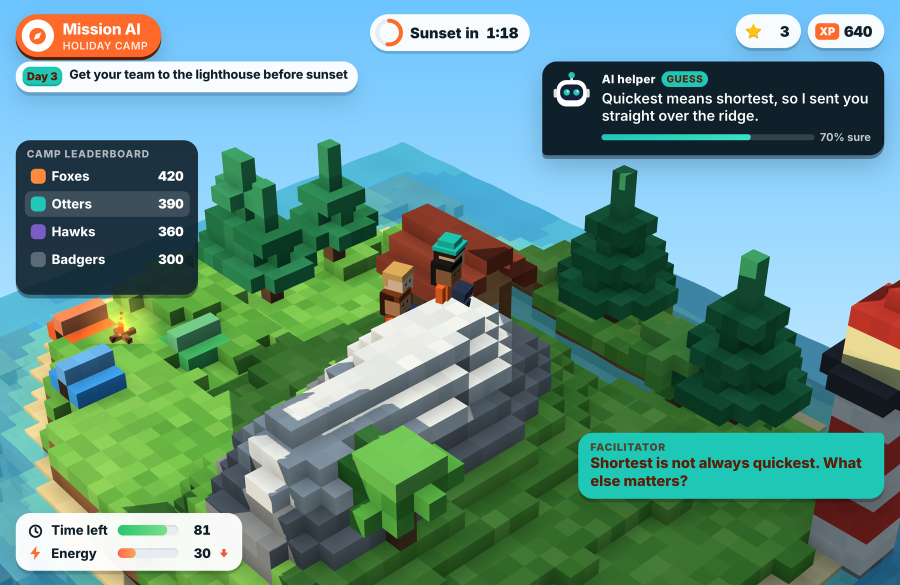
#> input picture deltaopslearning-brochure/img/game-camp-ask.jpg, 1800 x 1170 px (shown at 1/2 size); its folder holds 4 pictures in this run
$ python screen-images.py
#> lines starting #> are read from the running program, lines starting #| are printed output that depends on the picture
"""Lighter copies of the images for the digital (email) PDF, about 150 to 200 dpi at their
placed sizes. Run after changing anything in img/. Needs Pillow.
Usage: python tools/screen-images.py"""
import os, glob
from PIL import Image
root = os.path.join(os.path.dirname(os.path.abspath(__file__)), '..', 'img')
os.makedirs(os.path.join(root, 'screen'), exist_ok=True)
for f in sorted(glob.glob(os.path.join(root, '*.png')) + glob.glob(os.path.join(root, '*.jpg'))):
    im = Image.open(f); w, h = im.size
#> further down, im is the input picture: PIL image 1800x1170 RGB; mean R, G, B 96.9, 143.2, 133.7
#> after `w, h = im.size`: w = 1800; h = 1170
    k = 0.55 if w > 1000 else 0.7
#> k = 0.55
    im = im.resize((round(w * k), round(h * k)), Image.LANCZOS)
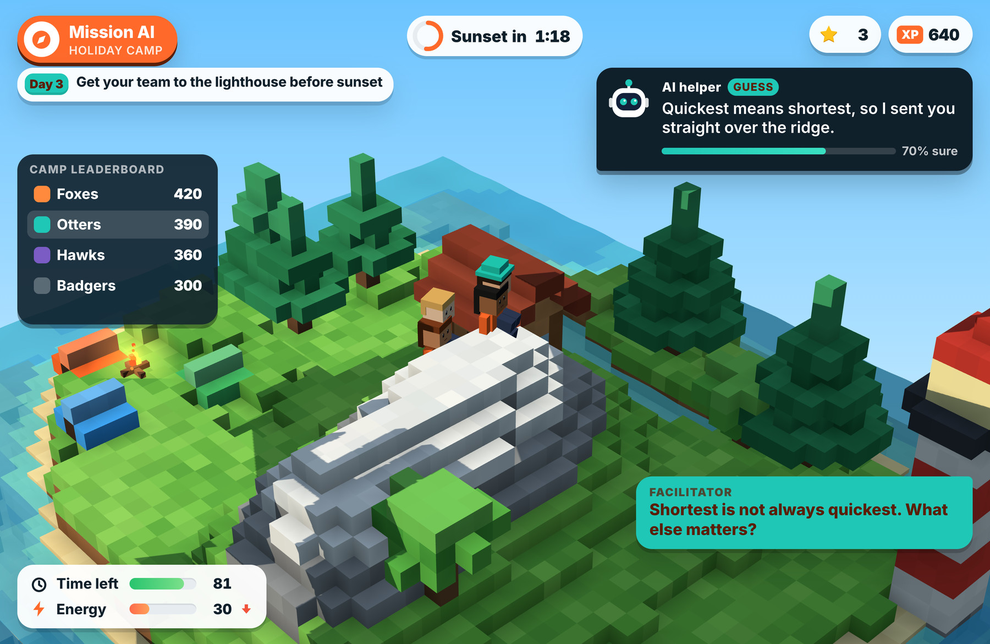
#> im: PIL image 990x644 RGB; mean R, G, B 96.9, 143.1, 133.6
    out = os.path.join(root, 'screen', os.path.basename(f))
    if f.endswith('.png'): im.save(out, optimize=True)
    else: im.convert('RGB').save(out, quality=84, optimize=True)
    print(os.path.basename(f), im.size, os.path.getsize(out) // 1024, 'KB')
#| game-camp-ask.jpg (990, 644) 111 KB
#> pass 2 of the loop `for f in sorted(glob.glob(os.path.join(root, '*.png')) + glob.glob(os...`:
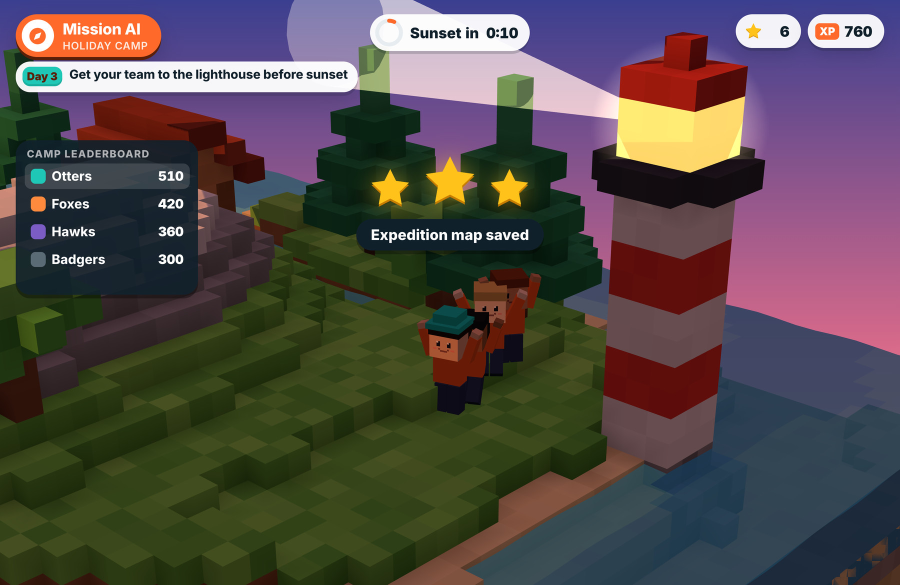
#> input picture deltaopslearning-brochure/img/game-camp.jpg, 1800 x 1170 px (shown at 1/2 size)
#> im is the input picture: PIL image 1800x1170 RGB; mean R, G, B 82.6, 74.3, 72.4
#> `im = im.resize((round(w * k), round(h * k)), Image.LANCZOS)`:
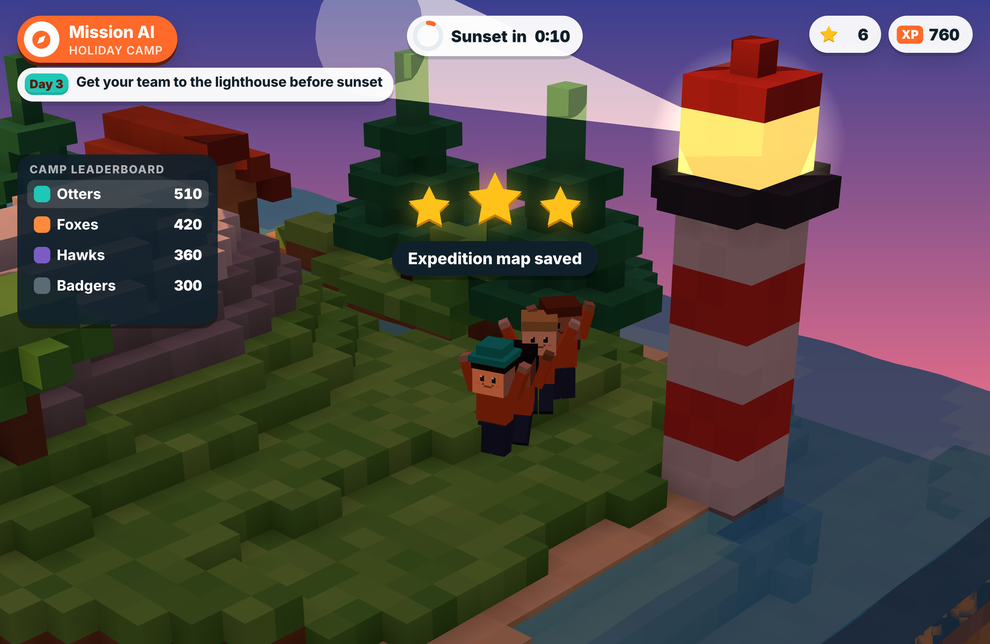
#> im: PIL image 990x644 RGB; mean R, G, B 82.6, 74.3, 72.4
#| game-camp.jpg (990, 644) 73 KB
#> pass 3 of the loop `for f in sorted(glob.glob(os.path.join(root, '*.png')) + glob.glob(os...`:
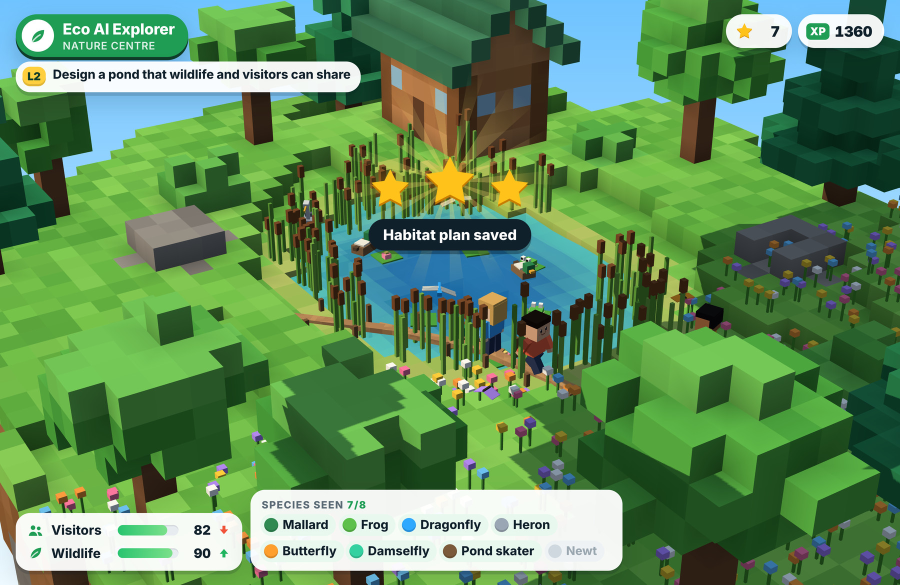
#> input picture deltaopslearning-brochure/img/game-eco.jpg, 1800 x 1170 px (shown at 1/2 size)
#> im is the input picture: PIL image 1800x1170 RGB; mean R, G, B 93.6, 139.5, 88.7
#> `im = im.resize((round(w * k), round(h * k)), Image.LANCZOS)`:
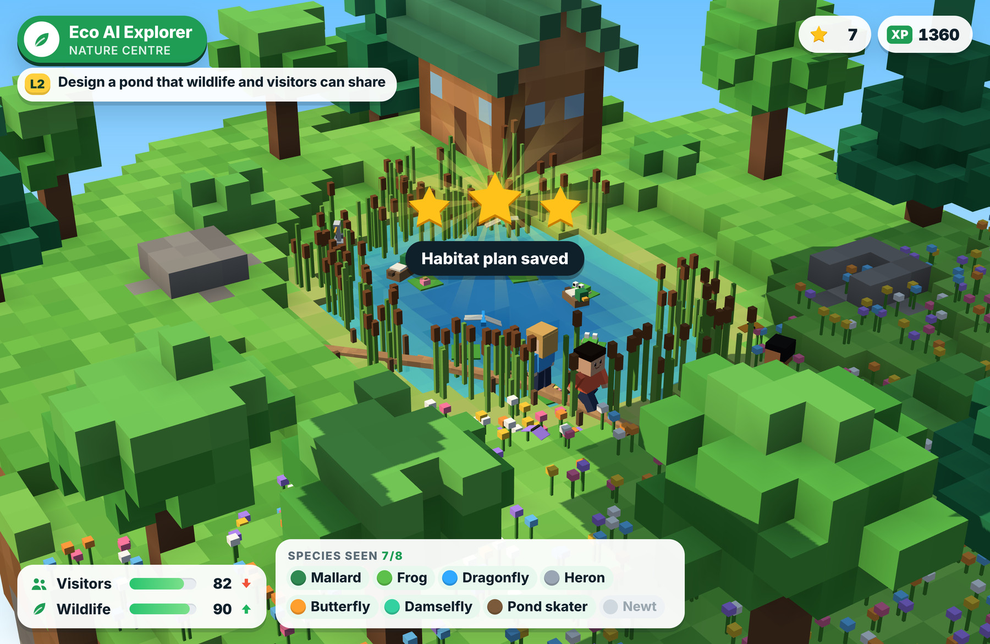
#> im: PIL image 990x644 RGB; mean R, G, B 93.6, 139.4, 88.7
#| game-eco.jpg (990, 644) 128 KB
#> the loop made 4 passes; the first 3 are shown
